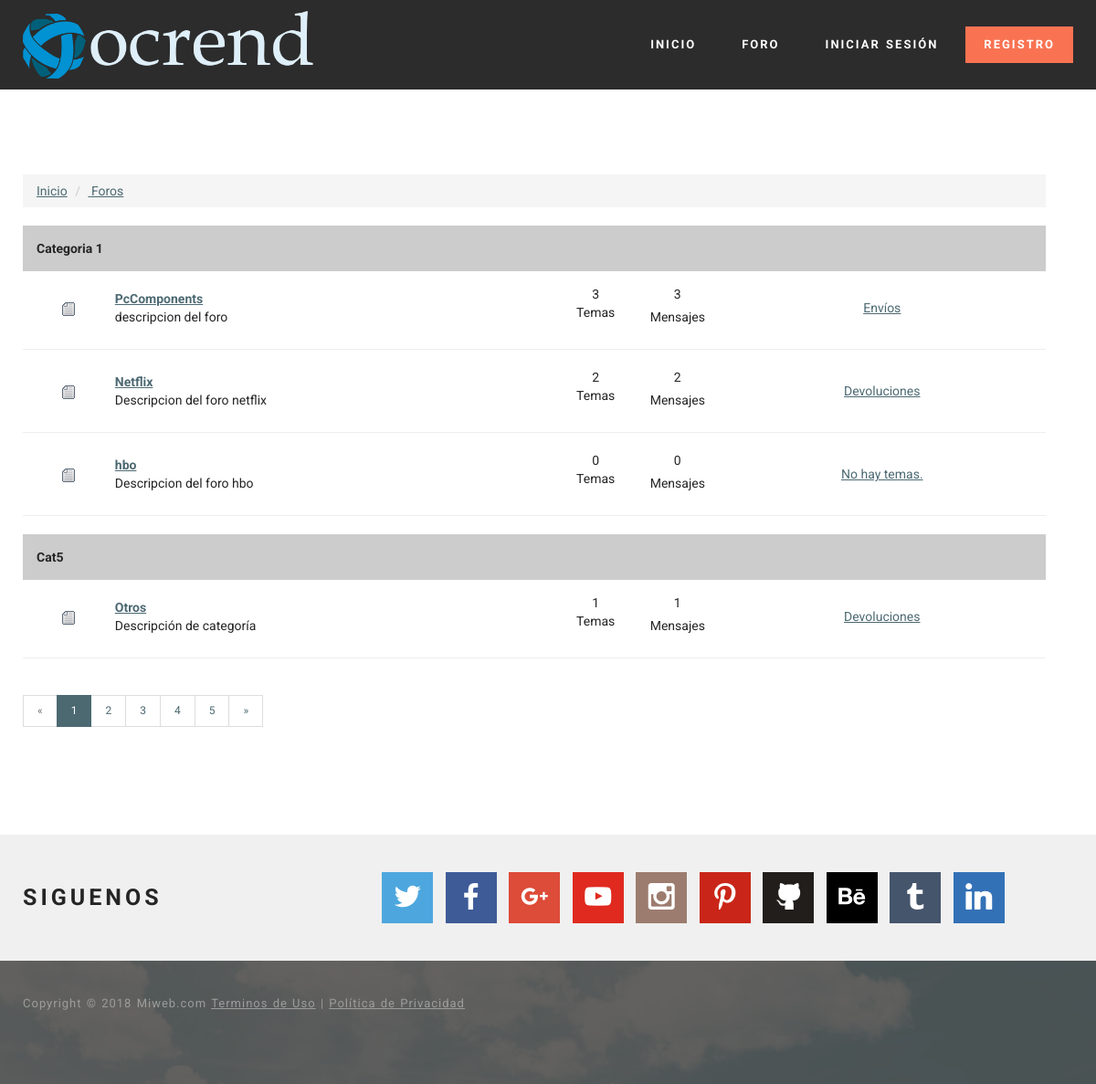
The page /?view=forum on the database as committed earlier.
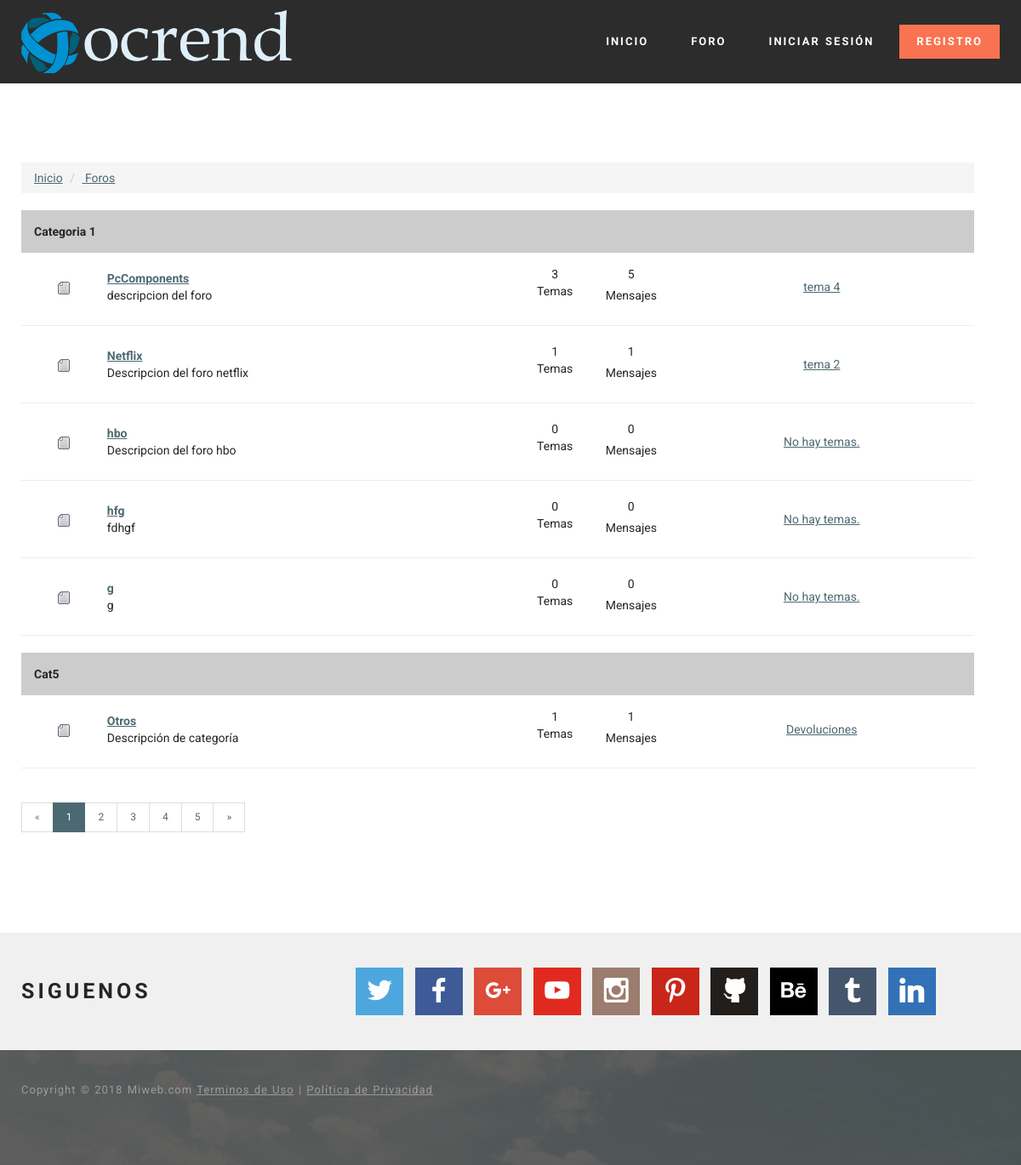
The same page on the database as committed later.
### tables this page shows
CREATE TABLE `categorias` (
  `id` int(255) NOT NULL,
  `nombre` varchar(255) NOT NULL
);

CREATE TABLE `foros` (
  `id` int(255) NOT NULL,
  `nombre` varchar(255) NOT NULL,
  `descripcion` varchar(255) NOT NULL,
  `cantidad_mensajes` bigint(255) NOT NULL DEFAULT '0',
  `cantidad_temas` bigint(255) NOT NULL DEFAULT '0',
  `id_categoria` int(100) NOT NULL DEFAULT '1',
  `estado` int(1) NOT NULL DEFAULT '1' COMMENT '1 es el estado abierto del foro y 0 para crrarlo y solo admin tiene acceso',
  `ultimo_tema` varchar(255) NOT NULL,
  `id_ultimo_tema` bigint(255) NOT NULL
);

### core/controllers/forumController.php (called while the page is built, shortened)
<?php
$db = new Conexion();
include('html/forum/index.php');
?>

### core/bin/functions/Categorias.php (called while the page is built, shortened)
<?php
function Categorias(){
$db = new Conexion();
$sql = $db->query("SELECT * FROM categorias;");
if($db->rows($sql) > 0) {
  while($d = $db->recorrer($sql)) {
    $categorias[$d['id']]= $d;
    }
}else {
  $categorias = false;
}
return $categorias;
}
?>

### core/core.php (called while the page is built, shortened)
<?php
require('core/models/class.Conexion.php');
require('core/bin/functions/Categorias.php');
require('core/bin/functions/Foros.php');
require('core/bin/functions/UrlAmigable.php');
$_categorias = Categorias();
$_foros = Foros();
?>

### core/models/class.Conexion.php (called while the page is built, shortened)
<?php
class Conexion extends mysqli {
public function rows($query){
  return mysqli_num_rows($query);
}
public function liberar($query){
  return mysqli_free_result($query);
}
public function recorrer($query){
  return mysqli_fetch_array($query);
}
}
 ?>

### core/bin/functions/Foros.php (called while the page is built, shortened)
<?php
function Foros(){
$db = new Conexion();
$sql = $db->query("SELECT * FROM foros;");
if($db->rows($sql) > 0) {
  while($d = $db->recorrer($sql)) {
    $foros[$d['id']]= $d;
    }
}else {
  $foros = false;
}
return $foros;
}
?>

### core/bin/functions/UrlAmigable.php (called while the page is built)
<?php
function UrlAmigable($id,$titulo,$id_foro = null){
if(null == $id_foro){
  $titulo = $id . '-' . $titulo;
}else {
    $titulo = $id . '-' . $id_foro . '-' .$titulo;
}
  $titulo = trim($titulo);
  $titulo = str_replace(
      array('à', 'á', 'ä','â','ã','å','æ','ª','α','∀','@','∧','λ','Δ','À','Á','Â','Ã','Ä','Å','Ā','ā','Ă','ă','Ą','ą'),
      'a',
      $titulo
  );
  $titulo = str_replace(
      array('ß','β'),
      'b',
      $titulo
  );
  $titulo = str_replace(
      array('¢','©','ç','ς','⊂','€','Ç','c','Ć','ć','Ĉ','ĉ','Ċ','ċ','Č','č'),
      'c',
      $titulo
  );
  $titulo = str_replace(
      array('₫','Ď','ď','Đ','đ'),
      'd',
      $titulo
  );
  $titulo = str_replace(
      array('è','é','ê','ë','ε','ξ','∈','∉','∋','∃','∑','È','É','Ê','Ë','Ē','ē','Ĕ','ĕ','Ė','ė','Ę','ę','Ě','ě'),
    'e',
      $titulo
  );
  $titulo = str_replace(
      array('ƒ'),
      'f',
      $titulo
  );
$titulo = str_replace(
    array('Ĝ','ĝ','Ğ','ğ','Ġ','ġ','Ģ','ģ'),
    'g',
    $titulo
);
  $titulo = str_replace(
      array('H.','Ĥ','ĥ','Ħ','ħ'),
      'h',
      $titulo
  );
  $titulo = str_replace(
      array('ì','í','î','ï','¡','ℑ','Ì','Í','Î','Ï','Ĩ','ĩ','Ī','ī','Ĭ','ĭ','Į','į','İ','ı'),
      'i',
      $titulo
  );
$titulo = str_replace(
    array('Ĵ','ĵ'),
    'j',
    $titulo
);
  $titulo = str_replace(
      array('κ','Ķ','ķ'),
      'k',
      $titulo
  );
  $titulo = str_replace(
      array('£','ζ','ι','¦','Ĺ','ĺ','Ļ','ļ','Ľ','ľ','Ŀ','ŀ','Ł','ł'),
      'l',
      $titulo
  );
  $titulo = str_replace(
      array('ñ','η','π','ℵ','∩','Ñ'),
      'n',
      $titulo
  );
  $titulo = str_replace(
      array('ò','ó','ô','õ','ö','¤','ð','ø','δ','σ','φ','∅','Ò','Ó','Ô','Õ','Ö','Ω'),
      'o',
      $titulo
  );
  $titulo = str_replace(
      array('þ','ρ','℘','¶'),
      'p',
      $titulo
  );
  $titulo = str_replace(
      array('®','ℜ'),
      'r',
      $titulo
  );
  $titulo = str_replace(
      array('š','§','$'),
      's',
      $titulo
  );
  $titulo = str_replace(
      array('τ'),
      't',
      $titulo
  );
  $titulo = str_replace(
      array('ù','ú','û','ü','µ','υ','μ','∪','Ù','Ú','Û','Ü'),
      'u',
      $titulo
  );
  $titulo = str_replace(
      array('∨','√','ϑ'),
      'v',
      $titulo
  );
  $titulo = str_replace(
      array('ψ','ω','ϖ'),
      'w',
      $titulo
  );
  $titulo = str_replace(
      array('×','χ'),
      'x',
      $titulo
  );
  $titulo = str_replace(
      array('¥','ý','ÿ','γ','ϒ','ÿ'),
      'y',
      $titulo
  );
  $titulo = str_replace(
      array('ζ'),
      'z',
      $titulo
  );
  $titulo = str_replace(
      array('¨','«','¬','¯','±','´','·','¸','»','¿','÷','•','…','′','″','‾','⁄','−','∗','⋅','☺','☻','◘','○','►','◄','↕','‼','▬','↨','∟','▲','▼','⌂','░','▒','▓','│','┤','╣','║','╗','╝','┐','└','┬','├','┼','╚','╔','╩','╦','╠','═','╬','┘','┌','█','▄','▀','‗','°','•','•','■','☼'),
    '-',
      $titulo
  );
  $titulo = str_replace(
      array('∝','∞','∠','∫','∴','∼','≅','≈','≠','≡','≤','≥','⊃','⊄','⊆','⊇','⊕','⊗','⊥','◙','♂','♀','♪','♫',''),
    '-',
      $titulo
  );
  $titulo = str_replace(
      array('⌈','⌉','⌊','⌋','〈','〉','◊','♠','♣','♥','♦','"','&','<','>','ˆ','˜','—','\\','\"','~','‰'),
      '-',
      $titulo
  );
  $titulo = str_replace(
      array('œ','™','Æ','π'),
      array('oe','tm','ae','pi'),
      $titulo
  );
  $titulo = str_replace(
      array('‘','’','‚','“','”','„','†','‡','‰','‹','›','!','¡','#','(',')','{','}','[',']','⇓','⇔'),
      '-',
      $titulo
  );
  $titulo = str_replace(
      array('=','?','+','<','>',';','.',':','^','/','&','¬','∂','∇','∏','←','↑','→','↓','↔','↵','⇐','⇑','⇒'),
      '-',
      $titulo
  );
  $titulo = str_replace(
      array('²','³','°','¹','º','¼','½','¾','θ'),
      array('2','3','0','1','0','1-4','1-2','3-4','0'),
      $titulo
  );
  $titulo = str_replace(
      array(' ','—','-----','----','---','--','------','-------','--------','---------','----------','-----------'),
      '-',
      $titulo
  );
$titulo = strtolower($titulo);
return $titulo;
}
?>

### html/forum/index.php (the view, shortened to what the rows shown need)
<?php include(HTML_DIR . 'overall/header.php'); ?>
<body>
 <section class="mbr-section mbr-after-navbar" id="content1-10">
     <div class="mbr-section__container container mbr-section__container--isolated">
<div class="row container">
<?php
if(false !=$_categorias){
$prepare_sql  = $db->prepare("SELECT id FROM foros WHERE id_categoria = ? ;");
$prepare_sql->bind_param('i',$id_categoria);
foreach ($_categorias as $id_categoria => $array_categoria) {
$prepare_sql->execute();
$prepare_sql->store_result();
echo '
<table width="100%" border="0" cellspacing="2" cellpadding="2">
  <tr>
    <th colspan="5" scope="col" bgcolor="#CCCCCC" style="margin-bottom:5px; height:32px;" >
      <div align="left" style="margin-left:15px; margin-top:15px; margin-bottom:15px;">'.$_categorias[$id_categoria]['nombre'].'</div></th>
  </tr>
  <tr>
    <th colspan="5" scope="col"><div align="left" style="margin-left:15px; margin-top:15px; margin-bottom:15px;"></div></th>
  </tr>
';
if ($prepare_sql->num_rows > 0) {
  $prepare_sql->bind_result($id_del_foro);
  while ($prepare_sql->fetch()) {
    if($_foros[$id_del_foro]['estado'] == 1){
      $extension = 'off.gif';
    }else {
      $extension = 'lock.gif';
    }
    if ($_foros[$id_del_foro]['ultimo_tema'] == '') {
      $ultimo_tema= '<a href="#" title="Sin temas en el foro">No hay temas.</a>';
    } else {
  $ultimo_tema= '<a href="temas/'.UrlAmigable($_foros[$id_del_foro]['id_ultimo_tema'],$_foros[$id_del_foro]['ultimo_tema'],$id_del_foro).'" title="Ir al tema">'. $_foros[$id_del_foro]['ultimo_tema'].'</a>';
    }
    echo '
    <tr>
    <th width="9%" rowspan="2" scope="row"><div align="center"><img src="'.IC_TOPIC_FORUM_DIR.$extension.'" /></div></th>
    <td width="43%" rowspan="2"><div align="left">
    <a href="foros/'.UrlAmigable($id_del_foro,$_foros[$id_del_foro]['nombre']).'"><strong>'.$_foros[$id_del_foro]['nombre'].'</strong></a><br />
    '.$_foros[$id_del_foro]['descripcion'].'</div></td>
    <td><div align="center">'.number_format($_foros[$id_del_foro]['cantidad_temas'],0,',','.').' </div></td>
    <td><div align="center">'.number_format($_foros[$id_del_foro]['cantidad_mensajes'],0,',','.').' </div></td>
    <td width="32%" rowspan="2"><div align="center">'.$ultimo_tema.'</div></td>
    </tr>
    <tr>
    <td width="8%"><p align="center">Temas</p>    </td>
    <td width="8%"><div align="center">Mensajes</div></td>
    </tr>
    <tr>
    <th colspan="5" scope="col" cellspacing="0" cellpadding="0"><div align="left"><hr style="color: #0056b2;" /></div></th>
    </tr>
    ';
  }
}
echo '
</table>
';
}
}
 ?>
</div>
</section>
</body>
</html>

Rows that differ between the two databases and show on the page:
changed foros "PcComponents": id+cantidad_mensajes "3" → "5"; id+ultimo_tema "Envíos" → "tema 4"
changed foros "Netflix": id+cantidad_temas "2" → "1"; id+cantidad_mensajes "2" → "1"; id+ultimo_tema "Devoluciones" → "tema 2"
added foros: id+nombre "hfg", id+descripcion "fdhgf", id+cantidad_temas "0", id+cantidad_mensajes "0", ultimo_tema "No hay temas.", shown under categorias "Categoria 1"
added foros: id+nombre "g", id+descripcion "g", id+cantidad_temas "0", id+cantidad_mensajes "0", ultimo_tema "No hay temas.", shown under categorias "Categoria 1"
